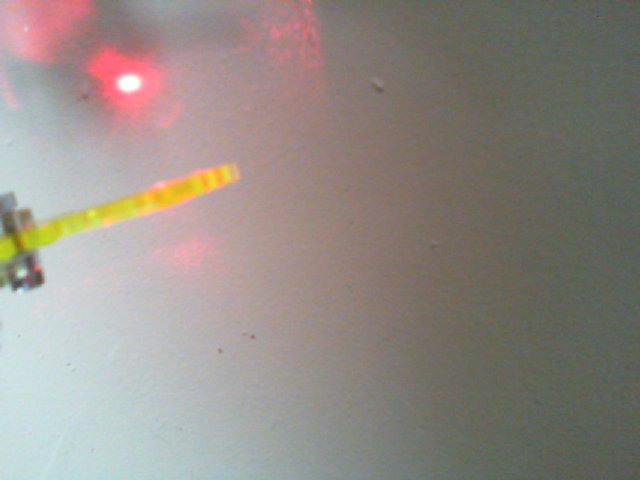
#> input picture run_robot/cv_test_images/arm__with_laser_no_light.png, 640 x 480 px
$ python -i LaserTracking.py   (imports and definitions only)   (Python 2 division)   (older library calls are emulated)
#> lines starting #> are read from the running program, lines starting #| are printed output that depends on the picture; after the words box and inside, x2 and y2 are one past the last pixel; in counts of white or black regions, pixels touching at a corner belong together
#> further down, picture is the input picture: shape (480, 640, 3); mean B, G, R 133.3, 139.3, 147
#!/usr/bin/env python

import cv2
import numpy as np

class LaserTracking():
    def __init__(self, debugging = 0):
        self.debugging = debugging

    def getLaserPosition(self, frame):
        self.debugShow('cam', frame)
        laser_mask = self.maskLaser(frame)
        arm_mask = self.maskArm(frame)

        gray_frame = cv2.cvtColor(frame, cv2.COLOR_BGR2GRAY)
        self.debugShow('combo arm and laser', cv2.merge((gray_frame, arm_mask, laser_mask)))
        cv2.waitKey(1)

        laserDotContour = self.findContourOfLaserPointerDot(laser_mask)
        if laserDotContour != None:
            return self.getLaserCentroid(laserDotContour)
        else:
            return None

    def findContourOfLaserPointerDot(self, laser_mask):
        (image, contours, heirarchy) = cv2.findContours(laser_mask, cv2.RETR_TREE, cv2.CHAIN_APPROX_SIMPLE)

        if len(contours) > 0:
            # find the largest contour in the mask, then use
            # it to compute the minimum enclosing circle and
            # centroid
            c = max(contours, key=cv2.contourArea)
            ((x, y), radius) = cv2.minEnclosingCircle(c)
            print "x %d y %d r %d"%(x,y,radius)
            if radius > 7:
                return c
            else:
                # anything else is too small
                return None

   # internal functions
    def mask(self, img, upper_in, lower_in):
        hsv = cv2.cvtColor(img, cv2.COLOR_BGR2HSV)
#> hsv: shape (480, 640, 3); mean H, S, V 63.3, 35.1, 151.2
        lower = np.array(lower_in)
        upper = np.array(upper_in)
        mask = cv2.inRange(hsv, lower, upper)
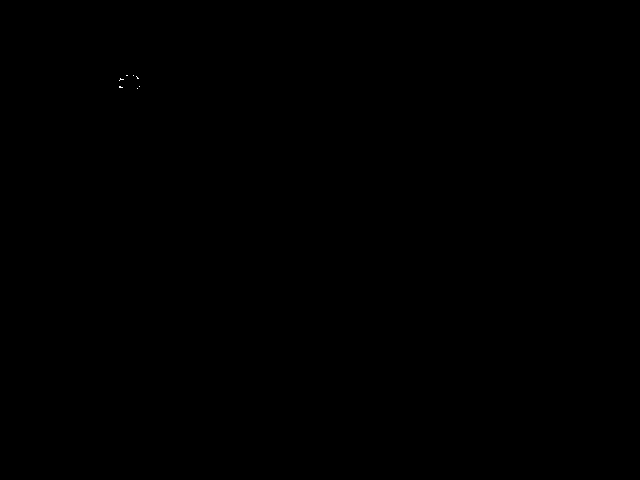
#> mask: shape (480, 640); 0.01% white in thin lines or dots, all inside (x1, y1, x2, y2) = (119, 75, 140, 89)
        return mask

    def maskLaser(self, img):
        # The red hue is split so it is 0 to 10 and 170 to 180
        m_hi = self.mask(img, [180, 50, 255], [170, 0,253])
        m_lo = self.mask(img, [10, 50, 255], [0, 0,253])
#> in mask (call 2), `mask = cv2.inRange(hsv, lower, upper)`: mask: shape (480, 640); 0.03% white in thin lines or dots, all inside (x1, y1, x2, y2) = (119, 75, 140, 92)
        m1 = cv2.bitwise_or(m_hi, m_lo)

        # The result is a bit noisy, catching stray red speckles
        kernel = np.ones((3,3), np.uint8)
        m2 = cv2.dilate(m1, kernel, iterations = 3) # pump up the pixels until the laser ones touch
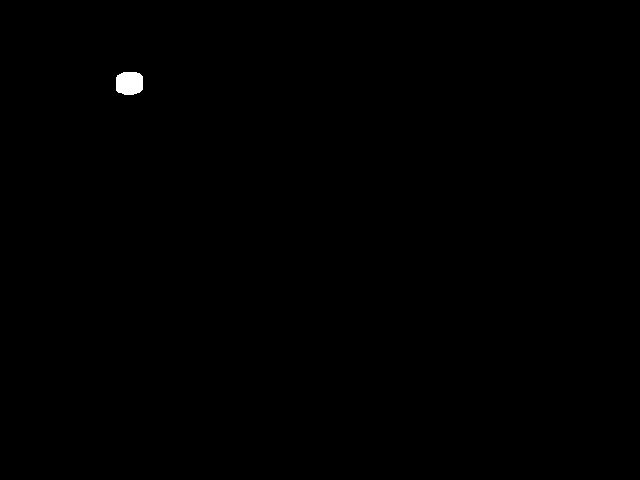
#> m2: shape (480, 640); 0.18% white; 1 white region, box (x1, y1, x2, y2) and area: (116, 72, 143, 95) 554
        m3 = cv2.erode(m2, kernel, iterations = 4)  # take away everything that isn't big enough
#> m3: shape (480, 640); 0.07% white; 1 white region, box (x1, y1, x2, y2) and area: (120, 76, 139, 91) 218
        m4 = cv2.dilate(m3, kernel, iterations = 3) # pump up the remaining
#> m4: shape (480, 640); 0.15% white; 1 white region, box (x1, y1, x2, y2) and area: (117, 73, 142, 94) 458
        m5 = cv2.erode(m4, kernel, iterations = 2)  # take away anything that is too small
#> m5: shape (480, 640); 0.09% white; 1 white region, box (x1, y1, x2, y2) and area: (119, 75, 140, 92) 290
        m6 = cv2.dilate(m5, kernel, iterations = 3) # pump up what is hopefully the laser

        return m6

    def getLaserCentroid(self, mask): # from mask
        M = cv2.moments(mask)
        if M['m00'] > 0:
            cx = int(M['m10']/M['m00'])
            cy = int(M['m01']/M['m00'])
            return (cx, cy)
        return None

    def maskArm(self, img):
        m1 =  self.mask(img, [40, 220, 255], [0, 90, 100])
#> in mask (call 3), `mask = cv2.inRange(hsv, lower, upper)`:
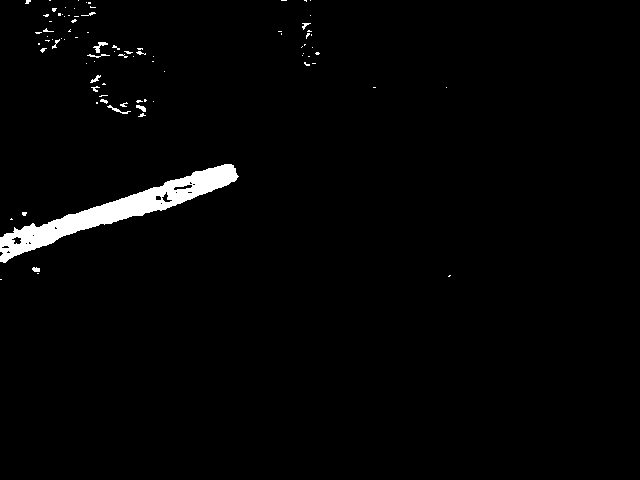
#> mask: shape (480, 640); 2% white; 86 white regions (72 under 20 px), largest, box (x1, y1, x2, y2) and area: (0, 164, 239, 263) 5188, (93, 42, 108, 53) 64, (107, 105, 131, 114) 53
        kernel = np.ones((3,3), np.uint8)
        m = cv2.dilate(m1, kernel, iterations = 1)
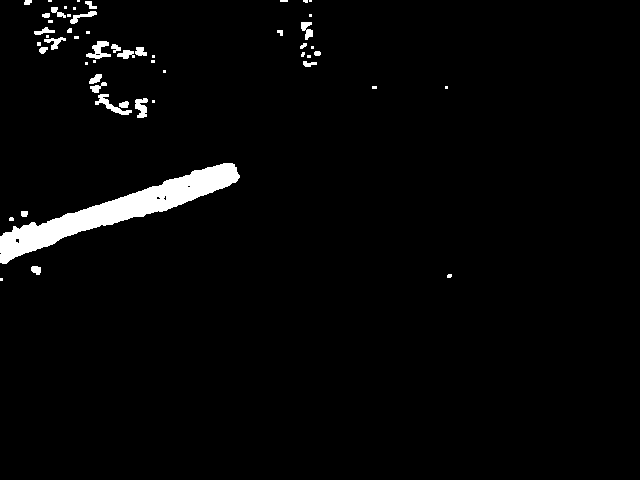
#> m: shape (480, 640); 2.7% white; 54 white regions (28 under 20 px)
        return m

    def debugPrint(self, s):
        if (self.debugging):
            print s

    def debugShow(self, s, img):
        if (self.debugging):
            cv2.imshow(s, img)

>>> import cv2
>>> picture = cv2.imread('cv_test_images/arm__with_laser_no_light.png')
>>> result = LaserTracking().getLaserPosition(picture)
#> in getLaserPosition, `gray_frame = cv2.cvtColor(frame, cv2.COLOR_BGR2GRAY)`:
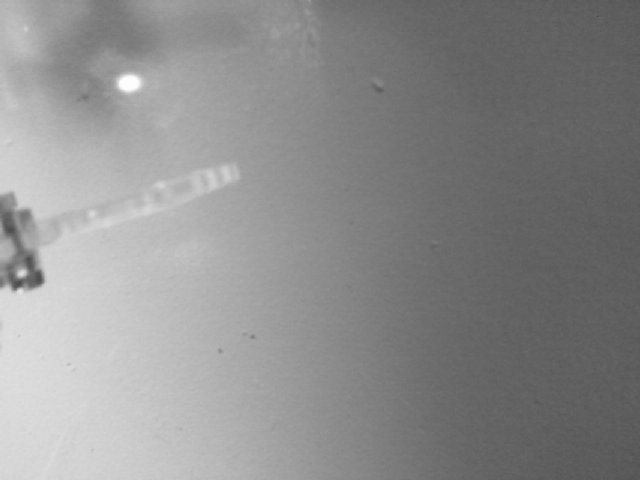
#> gray_frame: shape (480, 640); min 74, max 255, mean 140.9
#> in findContourOfLaserPointerDot, `(image, contours, heirarchy) = cv2.findContours(laser_mask, cv2.RETR_T..`: contours = 1 contour; box (x1, y1, x2, y2) and area: (116, 72, 143, 95) 514
#> in findContourOfLaserPointerDot, `c = max(contours, key=cv2.contourArea)`: c = contour of 25 points, box (x1, y1, x2, y2) (116, 72, 143, 95), area 514
#> in findContourOfLaserPointerDot, `((x, y), radius) = cv2.minEnclosingCircle(c)`: x = 129; y = 83; radius = 14.76
#| x 129 y 83 r 14
#> in getLaserPosition, `laserDotContour = self.findContourOfLaserPointerDot(laser_mask)`: laserDotContour has the same summary as c in findContourOfLaserPointerDot
#> (the run stopped early here; a loop or call above may not have finished)
